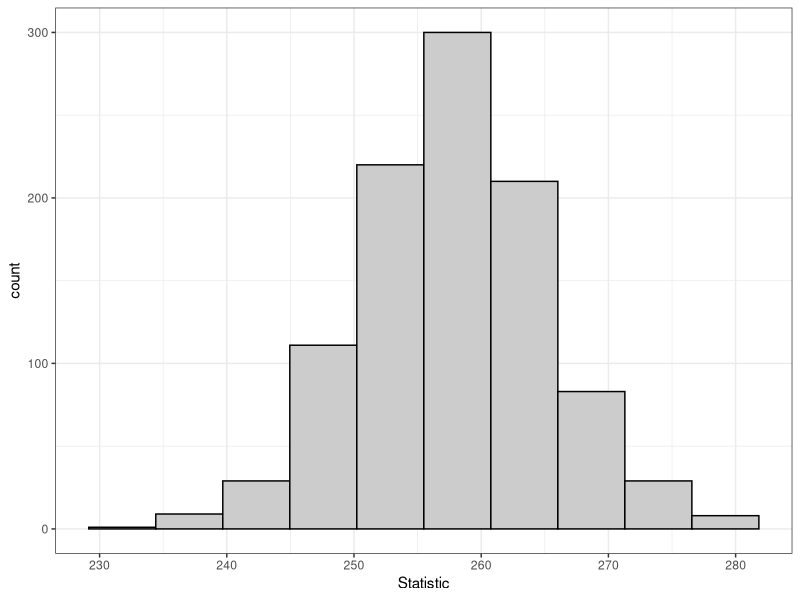

The R script that drew this image:
## ---- chunk 1
knitr::opts_chunk$set(echo = TRUE)
## ---- chunk 2
knitr::include_graphics("https://nfriedrichsen.github.io/homework/mythbusters-chart.jpg")
## ---- chunk 3
library(ggplot2)
library(dplyr)

theme_set(theme_bw())

## Better histograms
gh <- function(bins = 10) {
  geom_histogram(color = 'black', fill = 'gray80', bins = bins)
}

## Bootstrapping function
bootstrap <- function(x, statistic, n = 1000L) {
  bs <- replicate(n, {
    sb <- sample(x, replace = TRUE)
    statistic(sb)
  })
  data.frame(Sample = seq_len(n), 
             Statistic = bs)
}

set.seed(8675309)
# generate new sample
data_sink = rnorm(71, mean=254.972, sd=73.619)
## ---- chunk 4
mean_boot <- bootstrap(data_sink, mean, n=1000)
ggplot(mean_boot, aes(x=Statistic)) + gh(bins=10)
## ---- chunk 5
quantile(x=data_sink, probs=c(.1, .9))
